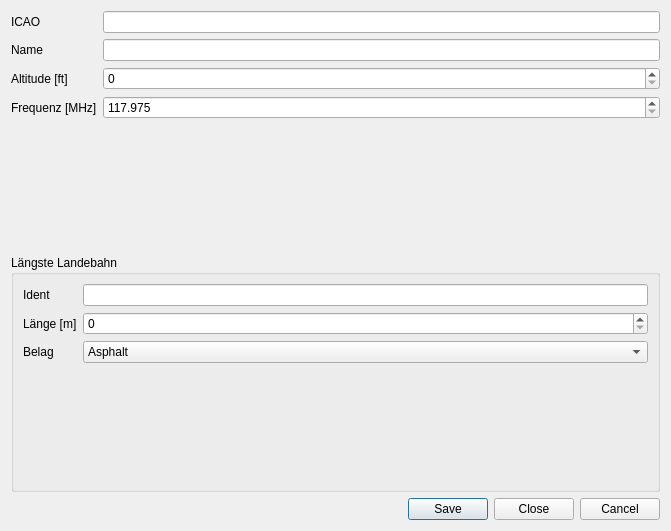
<?xml version="1.0" encoding="UTF-8"?>
<ui version="4.0">
 <class>AirportDialog</class>
 <widget class="QDialog" name="AirportDialog">
  <property name="geometry">
   <rect>
    <x>0</x>
    <y>0</y>
    <width>671</width>
    <height>531</height>
   </rect>
  </property>
  <property name="windowTitle">
   <string>Airport Dialog</string>
  </property>
  <layout class="QVBoxLayout" name="verticalLayout">
   <item>
    <layout class="QFormLayout" name="formLayout">
     <item row="0" column="0">
      <widget class="QLabel" name="label">
       <property name="text">
        <string>ICAO</string>
       </property>
      </widget>
     </item>
     <item row="0" column="1">
      <widget class="QLineEdit" name="txtICAO"/>
     </item>
     <item row="1" column="0">
      <widget class="QLabel" name="label_2">
       <property name="text">
        <string>Name</string>
       </property>
      </widget>
     </item>
     <item row="1" column="1">
      <widget class="QLineEdit" name="txtName"/>
     </item>
     <item row="2" column="0">
      <widget class="QLabel" name="label_3">
       <property name="text">
        <string>Altitude [ft]</string>
       </property>
      </widget>
     </item>
     <item row="2" column="1">
      <widget class="QSpinBox" name="sbAltitude">
       <property name="maximum">
        <number>14000</number>
       </property>
      </widget>
     </item>
     <item row="3" column="0">
      <widget class="QLabel" name="label_4">
       <property name="text">
        <string>Frequenz [MHz]</string>
       </property>
      </widget>
     </item>
     <item row="3" column="1">
      <widget class="QDoubleSpinBox" name="sbFrequency">
       <property name="decimals">
        <number>3</number>
       </property>
       <property name="minimum">
        <double>117.974999999999994</double>
       </property>
       <property name="maximum">
        <double>137.000000000000000</double>
       </property>
       <property name="singleStep">
        <double>0.008330000000000</double>
       </property>
      </widget>
     </item>
    </layout>
   </item>
   <item>
    <widget class="QGroupBox" name="box_RWY">
     <property name="title">
      <string>Längste Landebahn</string>
     </property>
     <layout class="QFormLayout" name="formLayout_2">
      <item row="0" column="0">
       <widget class="QLabel" name="label_5">
        <property name="text">
         <string>Ident</string>
        </property>
       </widget>
      </item>
      <item row="0" column="1">
       <widget class="QLineEdit" name="txtRwyIdent"/>
      </item>
      <item row="1" column="0">
       <widget class="QLabel" name="label_6">
        <property name="text">
         <string>Länge [m]</string>
        </property>
       </widget>
      </item>
      <item row="1" column="1">
       <widget class="QSpinBox" name="sbRwyLength">
        <property name="maximum">
         <number>5000</number>
        </property>
       </widget>
      </item>
      <item row="2" column="0">
       <widget class="QLabel" name="label_7">
        <property name="text">
         <string>Belag</string>
        </property>
       </widget>
      </item>
      <item row="2" column="1">
       <widget class="QComboBox" name="cbRwySurface">
        <item>
         <property name="text">
          <string>Asphalt</string>
         </property>
        </item>
        <item>
         <property name="text">
          <string>Beton</string>
         </property>
        </item>
        <item>
         <property name="text">
          <string>Gras</string>
         </property>
        </item>
        <item>
         <property name="text">
          <string>Unbekannt</string>
         </property>
        </item>
       </widget>
      </item>
     </layout>
    </widget>
   </item>
   <item>
    <widget class="QDialogButtonBox" name="buttonBox">
     <property name="orientation">
      <enum>Qt::Horizontal</enum>
     </property>
     <property name="standardButtons">
      <set>QDialogButtonBox::Cancel|QDialogButtonBox::Close|QDialogButtonBox::Save</set>
     </property>
    </widget>
   </item>
  </layout>
 </widget>
 <resources/>
 <connections/>
</ui>
